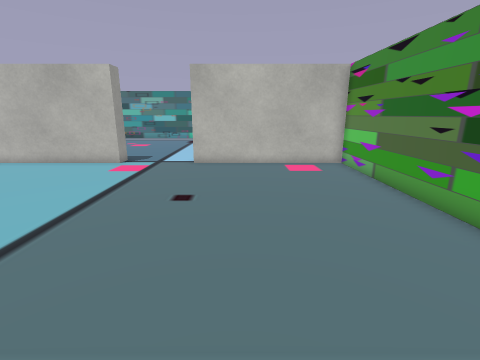
[1] (above)

15 first-person views from a walk through a robot-simulator world made for Gazebo. The camera is 0.51 m above the floor, tilts 14° down and sees 85° across. The floor is counted in squares, 0.2 m on a side. Each view is taken from the middle of a square. On the plan, view 1 faces up. The plan holds only what a view shows up to about 18 squares ahead; the rest is blank. The place goes on beyond the plan.

[2]
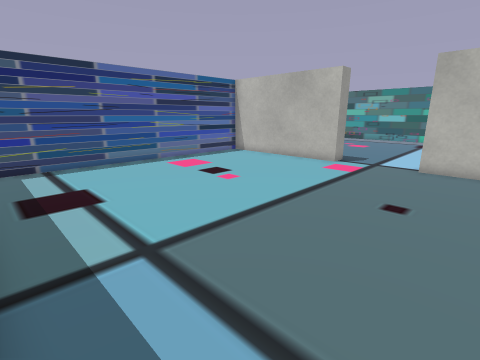

[3]
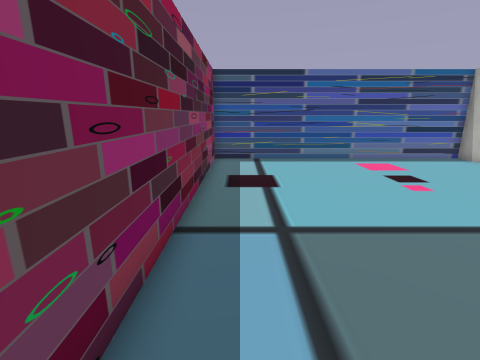

[4]
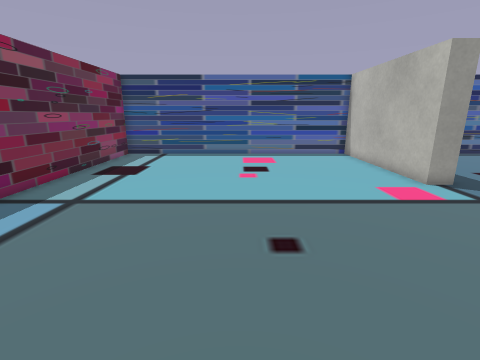

[5]
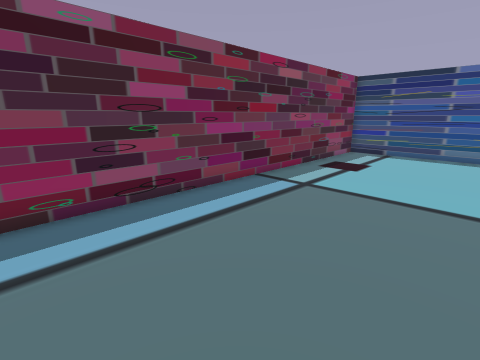

[6]
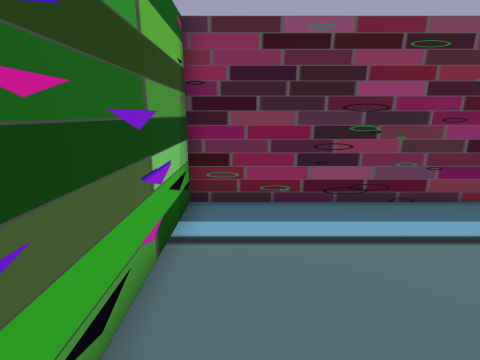

[7]
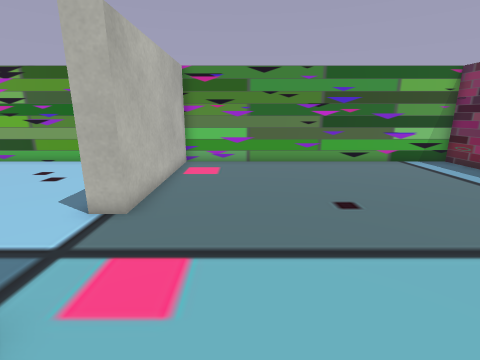

[8]
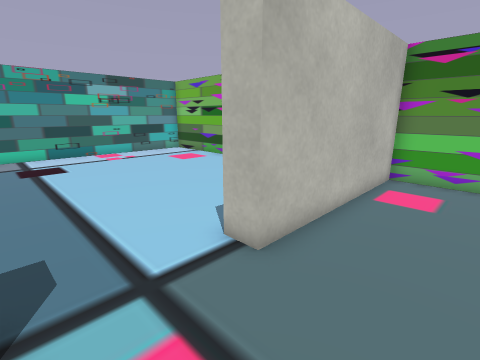

[9]
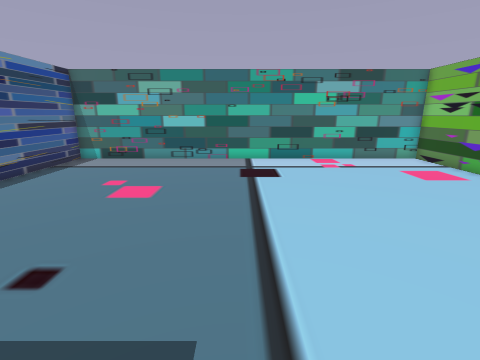

[10]
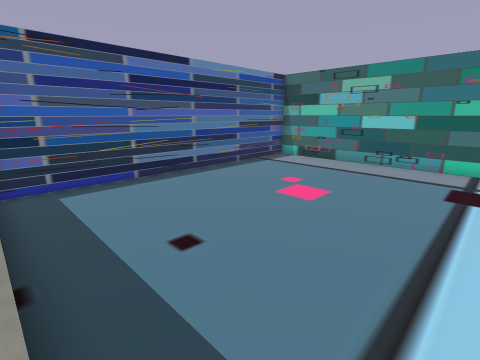

[11]
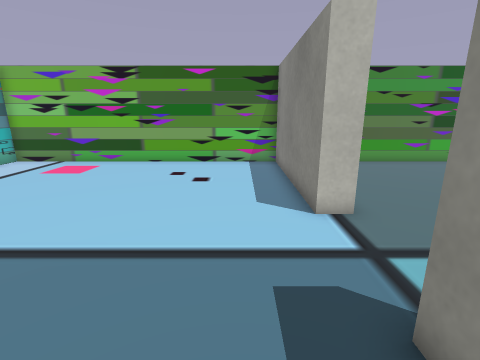

[12]
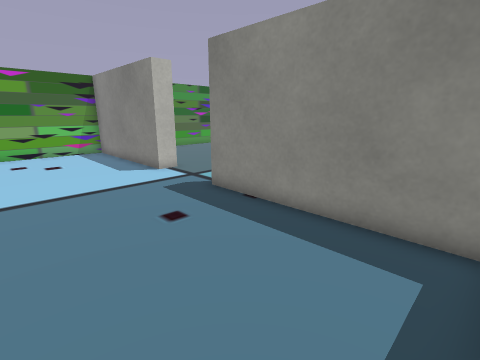

[13]
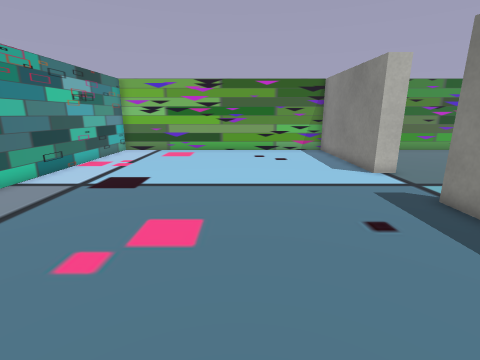

[14]
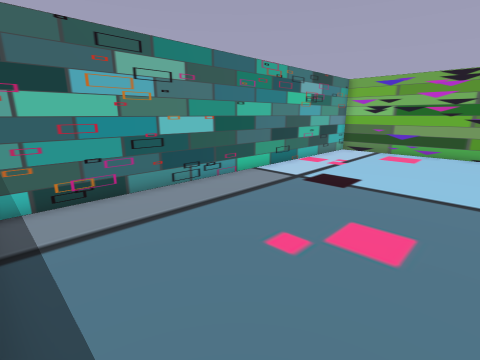

[15]
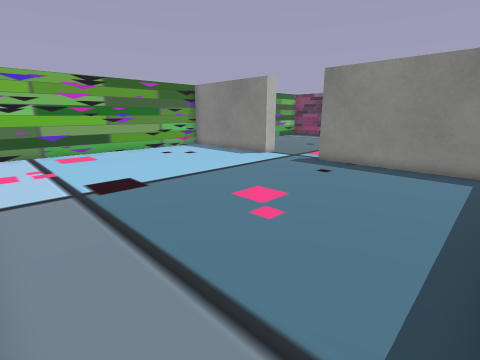

### Floor plan
Key: @ floor where view 1 was taken; # wall or solid block; . floor; B grey box.
Columns run from 15 left of view 1 to 6 right of it. Each row starts with its distance up from view 1.
 30 ######################
 29 #....................#
 28 #....................#
 27 #....................#
 26 #....................#
 25 #....................#
 24 #....................#
 23 #....................#
 22 #....................#
 21 #....................#
 20 #....................#
 19 #....................#
 18 #....................#
 17 #....................#
 16 #....................#
 15 #BBBBBBBB....BBBBBBBB#
 14 #BBBBBBBB....BBBBBBBB#
 13 #....................#
 12 #....................#
 11 #....................#
 10 #....................#
  9 #....................#
  8 #....................#
  7 #....................#
  6 #....................#
  5 #....................#
  4 #....................#
  3 #....................#
  2 #....................#
  1 #....................#
  0 #..............@.....#
 -1 ######################

Where each view was taken, in squares from view 1:
view 1: 0 up, 0 right, facing up
view 2: 0 up, 0 right, facing up-left
view 3: 1 up, 1 right, facing left
view 4: 7 up, 3 right, facing left
view 5: 7 up, 4 right, facing down-left
view 6: 7 up, 4 right, facing down
view 7: 11 up, 9 left, facing right
view 8: 11 up, 6 left, facing up-right
view 9: 14 up, 5 left, facing up
view 10: 15 up, 4 left, facing up-left
view 11: 17 up, 9 left, facing right
view 12: 21 up, 14 left, facing down-right
view 13: 21 up, 14 left, facing right
view 14: 21 up, 14 left, facing up-right
view 15: 29 up, 14 left, facing down-right
